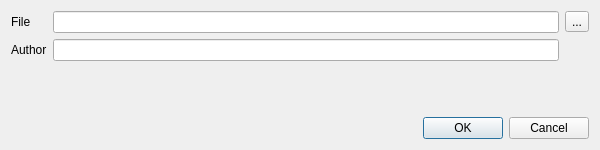
<?xml version="1.0" encoding="UTF-8"?>
<ui version="4.0">
 <class>MovieRecordDialog</class>
 <widget class="QDialog" name="MovieRecordDialog">
  <property name="geometry">
   <rect>
    <x>0</x>
    <y>0</y>
    <width>600</width>
    <height>150</height>
   </rect>
  </property>
  <property name="windowTitle">
   <string>Record Movie</string>
  </property>
  <layout class="QVBoxLayout">
   <item>
    <layout class="QGridLayout">
     <item row="0" column="0">
      <widget class="QLabel">
       <property name="text">
        <string>File</string>
       </property>
      </widget>
     </item>
     <item row="0" column="1">
      <widget class="QLineEdit" name="filePath"/>
     </item>
     <item row="0" column="2">
      <widget class="QToolButton" name="filePathButton">
       <property name="text">
        <string>...</string>
       </property>
      </widget>
     </item>
     <item row="1" column="0">
      <widget class="QLabel">
       <property name="text">
        <string>Author</string>
       </property>
      </widget>
     </item>
     <item row="1" column="1">
      <widget class="QLineEdit" name="authorLineEdit">
       <property name="maxLength">
        <number>32</number>
       </property>
      </widget>
     </item>
    </layout>
   </item>
   <item>
    <spacer>
     <property name="orientation">
      <enum>Qt::Vertical</enum>
     </property>
    </spacer>
   </item>
   <item>
    <widget class="QLabel" name="noteLabel"/>
   </item>
   <item>
    <widget class="QDialogButtonBox" name="buttonBox">
     <property name="standardButtons">
      <set>QDialogButtonBox::Cancel|QDialogButtonBox::Ok</set>
     </property>
    </widget>
   </item>
  </layout>
 </widget>
</ui>
